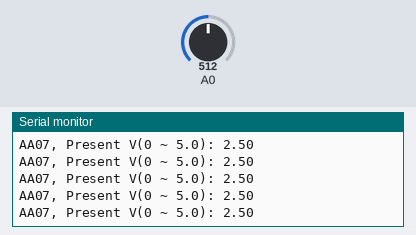
Simulated run of this sketch. Board: Arduino Uno, built with avr-gcc and run on an emulated ATmega328P. On the bench: the last lines printed to the serial monitor. The test bench sets the inputs (shaded band); at power-on: A0 = 512.

Above: at 1.2 s.
1.3 s: A0 set to 716
At 1.9 s:
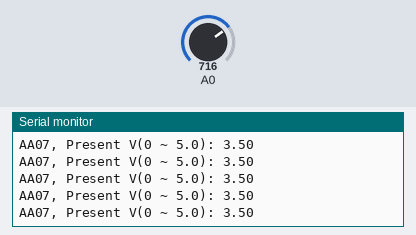
4.3 s: A0 set to 900
At 5.1 s:
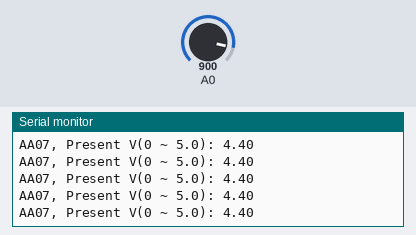
Timing chart, 0 to 7.3 s (numbered marks = the images above; inputs shaded):
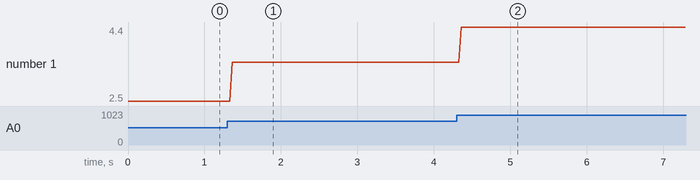

The sketch:

sketch06_analog_read.ino
```cpp
void setup() {
  // initialize serial communication at 9600 bits per second:
  Serial.begin(9600);
}

void loop() {
  // read the input on analog pin 0:
  int sensorValue = analogRead(A0);
  // print out the value you read:
  Serial.print("AA07, Present V(0 ~ 5.0): ");
  float voltage = sensorValue*(5.0/1023.0);
  Serial.println(voltage);
  delay(10);
}
```

Measured:
- after the input at 1.3 s, the serial monitor: prints a new line after 0.06 s (image 1)
- after the input at 4.3 s, the serial monitor: prints a new line after 0.06 s (image 2)
- plotted number 1: 2.5 → 3.5 after the input at 1.3 s, 3.5 → 4.4 after the input at 4.3 s
